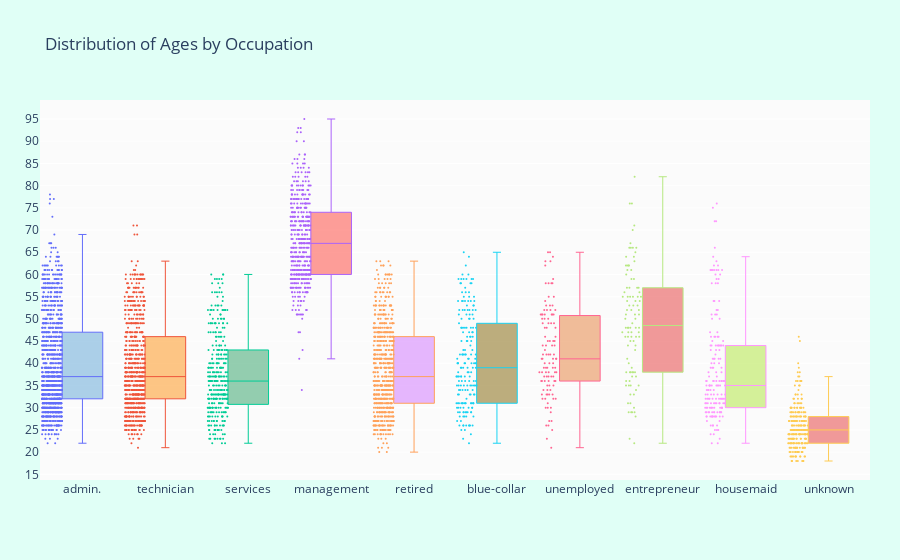

The code cell stored with this chart in its notebook:
### Code cell
suscribed_df = df.loc[df["deposit"] == "yes"]

occupations = df["job"].unique().tolist()

# Get the balances by jobs
management = suscribed_df["age"].loc[suscribed_df["job"] == "management"].values
technician = suscribed_df["age"].loc[suscribed_df["job"] == "technician"].values
services = suscribed_df["age"].loc[suscribed_df["job"] == "services"].values
retired = suscribed_df["age"].loc[suscribed_df["job"] == "retired"].values
blue_collar = suscribed_df["age"].loc[suscribed_df["job"] == "blue-collar"].values
unemployed = suscribed_df["age"].loc[suscribed_df["job"] == "unemployed"].values
entrepreneur = suscribed_df["age"].loc[suscribed_df["job"] == "entrepreneur"].values
housemaid = suscribed_df["age"].loc[suscribed_df["job"] == "housemaid"].values
self_employed = suscribed_df["age"].loc[suscribed_df["job"] == "self-employed"].values
student = suscribed_df["age"].loc[suscribed_df["job"] == "student"].values


ages = [management, technician, services, retired, blue_collar, unemployed, 
         entrepreneur, housemaid, self_employed, student]

colors = ['rgba(93, 164, 214, 0.5)', 'rgba(255, 144, 14, 0.5)',
          'rgba(44, 160, 101, 0.5)', 'rgba(255, 65, 54, 0.5)', 
          'rgba(207, 114, 255, 0.5)', 'rgba(127, 96, 0, 0.5)',
         'rgba(229, 126, 56, 0.5)', 'rgba(229, 56, 56, 0.5)',
         'rgba(174, 229, 56, 0.5)', 'rgba(229, 56, 56, 0.5)']

traces = []

for xd, yd, cls in zip(occupations, ages, colors):
        traces.append(go.Box(
            y=yd,
            name=xd,
            boxpoints='all',
            jitter=0.5,
            whiskerwidth=0.2,
            fillcolor=cls,
            marker=dict(
                size=2,
            ),
            line=dict(width=1),
        ))

layout = go.Layout(
    title='Distribution of Ages by Occupation',
    yaxis=dict(
        autorange=True,
        showgrid=True,
        zeroline=True,
        dtick=5,
        gridcolor='rgb(255, 255, 255)',
        gridwidth=1,
        zerolinecolor='rgb(255, 255, 255)',
        zerolinewidth=2,
    ),
    margin=dict(
        l=40,
        r=30,
        b=80,
        t=100,
    ),
    paper_bgcolor='rgb(224,255,246)',
    plot_bgcolor='rgb(251,251,251)',
    showlegend=False
)

fig = go.Figure(data=traces, layout=layout)
iplot(fig)

### Figure 1 — Plotly figure (JSON) as saved in the notebook; plotly's stock layout.template omitted (floating-point values rounded to 4 significant figures; data arrays with more than 128 entries replaced by an {"elided": "..."} marker saying what was removed)
{"data": [{"boxpoints": "all", "fillcolor": "rgba(93, 164, 214, 0.5)", "jitter": 0.5, "line": {"width": 1}, "marker": {"size": 2}, "name": "admin.", "type": "box", "whiskerwidth": 0.2, "y": {"elided": "1233 int values"}}, {"boxpoints": "all", "fillcolor": "rgba(255, 144, 14, 0.5)", "jitter": 0.5, "line": {"width": 1}, "marker": {"size": 2}, "name": "technician", "type": "box", "whiskerwidth": 0.2, "y": {"elided": "790 int values"}}, {"boxpoints": "all", "fillcolor": "rgba(44, 160, 101, 0.5)", "jitter": 0.5, "line": {"width": 1}, "marker": {"size": 2}, "name": "services", "type": "box", "whiskerwidth": 0.2, "y": {"elided": "345 int values"}}, {"boxpoints": "all", "fillcolor": "rgba(255, 65, 54, 0.5)", "jitter": 0.5, "line": {"width": 1}, "marker": {"size": 2}, "name": "management", "type": "box", "whiskerwidth": 0.2, "y": {"elided": "490 int values"}}, {"boxpoints": "all", "fillcolor": "rgba(207, 114, 255, 0.5)", "jitter": 0.5, "line": {"width": 1}, "marker": {"size": 2}, "name": "retired", "type": "box", "whiskerwidth": 0.2, "y": {"elided": "677 int values"}}, {"boxpoints": "all", "fillcolor": "rgba(127, 96, 0, 0.5)", "jitter": 0.5, "line": {"width": 1}, "marker": {"size": 2}, "name": "blue-collar", "type": "box", "whiskerwidth": 0.2, "y": {"elided": "190 int values"}}, {"boxpoints": "all", "fillcolor": "rgba(229, 126, 56, 0.5)", "jitter": 0.5, "line": {"width": 1}, "marker": {"size": 2}, "name": "unemployed", "type": "box", "whiskerwidth": 0.2, "y": [23, 45, 51, 53, 58, 42, 42, 36, 41, 36, 33, 52, 33, 45, 35, 34, 30, 51, 46, 27, 40, 43, 35, 50, 41, 38, 49, 50, 42, 48, 44, 46, 51, 27, 45, 37, 39, 51, 30, 45, 38, 52, 41, 33, 30, 26, 26, 48, 34, 51, 32, 36, 54, 52, 32, 51, 49, 35, 34, 58, 39, 39, 37, 38, 37, 55, 38, 36, 52, 37, 42, 44, 55, 39, 25, 53, 51, 64, 53, 33, 65, 32, 63, 21, 38, 65, 33, 40, 40, 63, 44, 38, 49, 36, 36, 32, 48, 41, 58, 59, 31, 49, 42, 39, 29, 50, 41, 62, 44, 37, 58]}, {"boxpoints": "all", "fillcolor": "rgba(229, 56, 56, 0.5)", "jitter": 0.5, "line": {"width": 1}, "marker": {"size": 2}, "name": "entrepreneur", "type": "box", "whiskerwidth": 0.2, "y": [52, 53, 56, 41, 57, 47, 55, 35, 52, 46, 55, 39, 48, 53, 46, 44, 59, 55, 51, 59, 57, 34, 33, 48, 62, 65, 33, 62, 76, 51, 23, 38, 47, 43, 35, 36, 38, 35, 49, 70, 45, 48, 63, 50, 52, 66, 76, 53, 38, 57, 71, 46, 66, 38, 64, 29, 48, 38, 56, 55, 29, 46, 66, 55, 82, 48, 48, 29, 67, 61, 61, 31, 47, 66, 45, 54, 55, 60, 28, 62, 47, 31, 50, 40, 54, 54, 46, 29, 64, 30, 62, 36, 37, 57, 37, 51, 44, 22, 35, 38]}, {"boxpoints": "all", "fillcolor": "rgba(174, 229, 56, 0.5)", "jitter": 0.5, "line": {"width": 1}, "marker": {"size": 2}, "name": "housemaid", "type": "box", "whiskerwidth": 0.2, "y": {"elided": "177 int values"}}, {"boxpoints": "all", "fillcolor": "rgba(229, 56, 56, 0.5)", "jitter": 0.5, "line": {"width": 1}, "marker": {"size": 2}, "name": "unknown", "type": "box", "whiskerwidth": 0.2, "y": {"elided": "258 int values"}}], "layout": {"margin": {"b": 80, "l": 40, "r": 30, "t": 100}, "paper_bgcolor": "rgb(224,255,246)", "plot_bgcolor": "rgb(251,251,251)", "showlegend": false, "title": {"text": "Distribution of Ages by Occupation"}, "yaxis": {"autorange": true, "dtick": 5, "gridcolor": "rgb(255, 255, 255)", "gridwidth": 1, "showgrid": true, "zeroline": true, "zerolinecolor": "rgb(255, 255, 255)", "zerolinewidth": 2}}}
